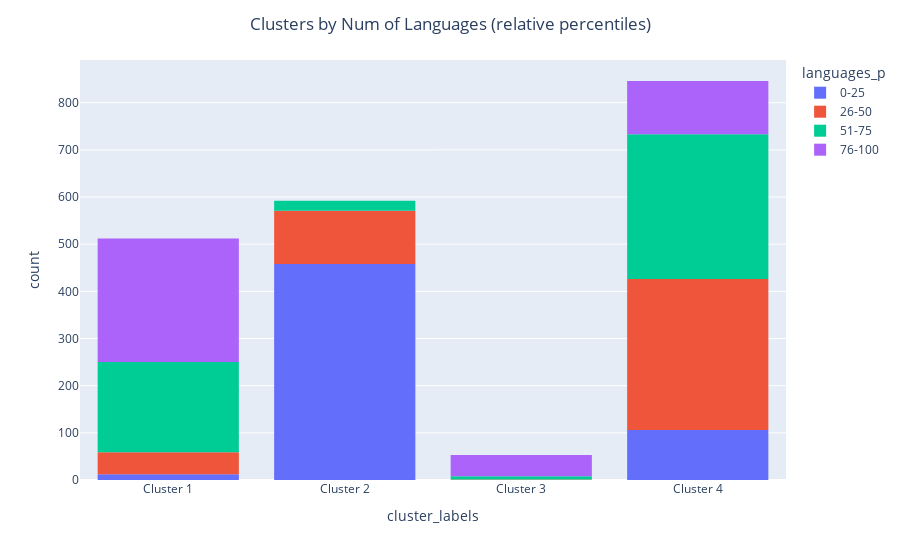

Write notebook code for a chart like this one.
### Code cell
import plotly.express as px

#CLUSTER DISTRIBUTION FOR LANGUAGES 
fig = px.histogram(train_cluster, x = 'cluster_labels', color= 'languages_p',
                   labels=dict(goal_usd1 = 'Percentile'), 
                   category_orders={'languages_p': ['0-25', '26-50', '51-75', '75-100']}).update_xaxes(categoryorder='category ascending')

fig.update_layout(title_text='Clusters by Num of Languages (relative percentiles)', title_x=0.5)
fig.show()

### Figure 1 — Plotly figure (JSON) as saved in the notebook; plotly's stock layout.template omitted (floating-point values rounded to 4 significant figures; data arrays with more than 128 entries replaced by an {"elided": "..."} marker saying what was removed)
{"data": [{"alignmentgroup": "True", "bingroup": "x", "hovertemplate": "languages_p=0-25<br>cluster_labels=%{x}<br>count=%{y}<extra></extra>", "legendgroup": "0-25", "marker": {"color": "#636efa"}, "name": "0-25", "offsetgroup": "0-25", "orientation": "v", "showlegend": true, "type": "histogram", "x": {"elided": "576 str values"}, "xaxis": "x", "yaxis": "y"}, {"alignmentgroup": "True", "bingroup": "x", "hovertemplate": "languages_p=26-50<br>cluster_labels=%{x}<br>count=%{y}<extra></extra>", "legendgroup": "26-50", "marker": {"color": "#EF553B"}, "name": "26-50", "offsetgroup": "26-50", "orientation": "v", "showlegend": true, "type": "histogram", "x": {"elided": "481 str values"}, "xaxis": "x", "yaxis": "y"}, {"alignmentgroup": "True", "bingroup": "x", "hovertemplate": "languages_p=51-75<br>cluster_labels=%{x}<br>count=%{y}<extra></extra>", "legendgroup": "51-75", "marker": {"color": "#00cc96"}, "name": "51-75", "offsetgroup": "51-75", "orientation": "v", "showlegend": true, "type": "histogram", "x": {"elided": "526 str values"}, "xaxis": "x", "yaxis": "y"}, {"alignmentgroup": "True", "bingroup": "x", "hovertemplate": "languages_p=76-100<br>cluster_labels=%{x}<br>count=%{y}<extra></extra>", "legendgroup": "76-100", "marker": {"color": "#ab63fa"}, "name": "76-100", "offsetgroup": "76-100", "orientation": "v", "showlegend": true, "type": "histogram", "x": {"elided": "420 str values"}, "xaxis": "x", "yaxis": "y"}], "layout": {"autosize": true, "barmode": "relative", "legend": {"title": {"text": "languages_p"}, "tracegroupgap": 0}, "margin": {"t": 60}, "title": {"text": "Clusters by Num of Languages (relative percentiles)", "x": 0.5}, "xaxis": {"anchor": "y", "autorange": true, "categoryorder": "category ascending", "domain": [0, 1], "range": [-0.5, 3.5], "title": {"text": "cluster_labels"}, "type": "category"}, "yaxis": {"anchor": "x", "autorange": true, "domain": [0, 1], "range": [0, 890.5], "title": {"text": "count"}}}}
